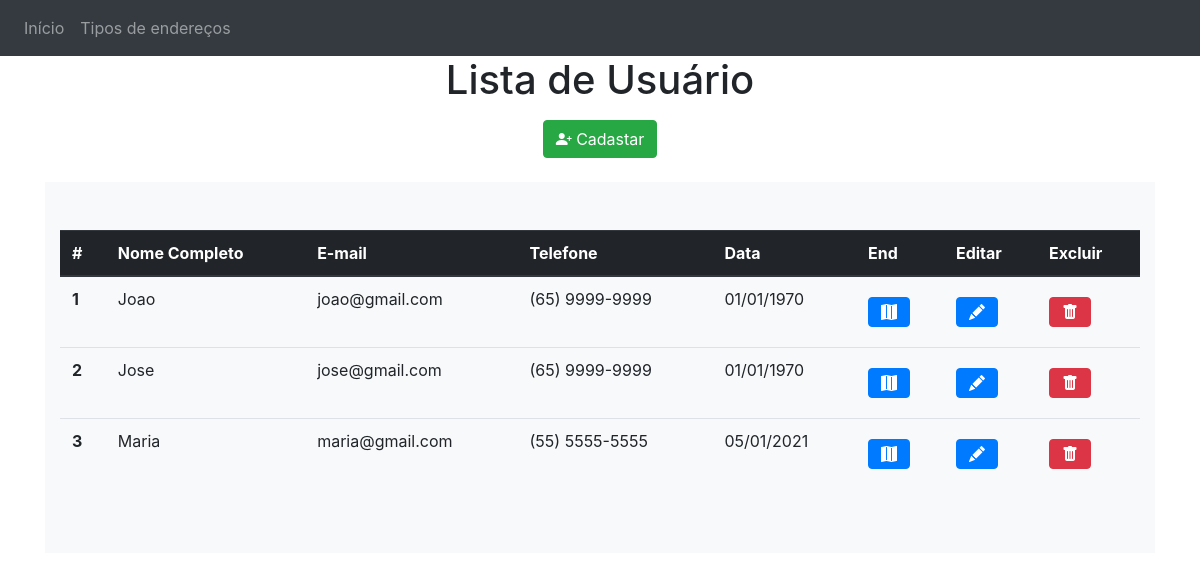
The page / on the database its author committed.
### tables this page shows
CREATE TABLE `usuarios` (
  `codigo_usu` int(9) NOT NULL,
  `nome_usu` varchar(255) NOT NULL,
  `email_usu` varchar(255) NOT NULL,
  `telefone_usu` varchar(14) NOT NULL,
  `cpf_usu` varchar(14) NOT NULL,
  `dt_nasc_usu` date NOT NULL,
  `dt_cadastro_usu` datetime NOT NULL,
  `dt_alteracao_usu` datetime DEFAULT NULL
);

### index.php (called while the page is built, shortened)
<?php
$Usuarios = Usuario::getUsuarios();
require_once __DIR__ . '/includes/header.php';
require_once __DIR__ . '/includes/lista-usuario.php';
require_once __DIR__ . '/includes/footer.php';

### app/Db/Database.php (called while the page is built, shortened)
<?php
class Database {
	private $table;
	private $connection;
	public function __construct($table = null){
		$this->table = $table;
	}
	private function setConnection(){
		try {
			$this->connection = new PDO('mysql:host='.self::HOST.';dbname='.self::NAME,self::USER,self::PASS.'');
		    $this->connection->setAttribute(PDO::ATTR_ERRMODE, PDO::ERRMODE_EXCEPTION);
		    }
		catch(PDOException $e)
		    {
		    	echo "connection failed: " . $e->getMessage();
		    }
	}
	public function execute($query, $params = []) {
		try {
          $statement = $this->connection->prepare($query);
          $statement->execute($params);
          return $statement;
		}
		catch(PDOException $e)
	    {
	    	echo "connection failed: " . $e->getMessage();
	    }
	}
	  public function select($where = null, $order = null, $limit = null, $fields = '*'){
	    $where = strlen($where) ? 'WHERE '.$where : '';
	    $order = strlen($order) ? 'ORDER BY '.$order : '';
	    $limit = strlen($limit) ? 'LIMIT '.$limit : '';
	    $query = 'SELECT '.$fields.' FROM '.$this->table.' '.$where.' '.$order.' '.$limit;
	    return $this->execute($query);
	  }
}

### app/Entity/Usuario.php (called while the page is built, shortened)
<?php
class Usuario {
	  public static function getUsuarios($where = null, $order = null, $limit = null){
	    return (new Database('usuarios'))->select($where,$order,$limit)
	    		->fetchAll(PDO::FETCH_CLASS, self::class);
	  }
}
?>

### includes/lista-usuario.php (the view, shortened to what this page needs)
<section class="text-center">
  <div class="container">
    <h1 class="jumbotron-heading">Lista de Usuário</h1>
    <p>
      <a href="/usuario/insert/" class="btn btn-success my-2"><i class="bi bi-person-plus-fill"></i> Cadastar</a>
    </p>
  </div>
</section>
<div class="album py-5 bg-light">
  <div class="container">
    <div class="row">
        <div class="col-sm-12">
          <table class="table">
          <thead class="thead-dark">
            <tr>
              <th scope="col">#</th>
              <th scope="col">Nome Completo</th>
              <th scope="col">E-mail</th>
              <th scope="col">Telefone</th>
              <th scope="col">Data</th>
              <th scope="col">End</th>
              <th scope="col">Editar</th>
              <th scope="col">Excluir</th>
            </tr>
          </thead>
          <tbody>
<?php
  $resultados = '';
  foreach($Usuarios as $usuario){
               $resultados .=  '   <tr>';
               $resultados .=  '     <th scope="row">'.$usuario->codigo_usu.'</th>';
               $resultados .=  '     <td>'.$usuario->nome_usu.'</td>';
               $resultados .=  '     <td>'.$usuario->email_usu.'</td>';
               $resultados .=  '     <td>'.$usuario->telefone_usu.'</td>';
               $resultados .=  '     <td>'.date('d/m/Y',strtotime($usuario->dt_nasc_usu)) .'</td>';
               $resultados .=  '     <td><a href="/usuario/mapa/'.$usuario->codigo_usu.'/" class="btn btn-primary my-2"><i class="bi bi-map-fill"></i></a></td>';
               $resultados .=  '     <td><a href="/usuario/edit/'.$usuario->codigo_usu.'" class="btn btn-primary my-2"><i class="bi bi-pencil-fill"></i></a></td>';
               $resultados .=  '     <td><a href="/usuario/delete/'.$usuario->codigo_usu.'" class="btn btn-danger my-2"><i class="bi bi-trash-fill"></i></a> </td>';
               $resultados .=  '   </tr>';
   }
   $resultados = strlen($resultados) ? $resultados : '<tr>
                                                         <td colspan="7" class="text-center">
                                                                Nenhuma usúario encontrada
                                                         </td>
                                                      </tr>';
   echo $resultados;
   ?>
                </tbody>
              </table>
            </div>
            </div>
          </div>
      </div>

### includes/header.php (shortened to what this page needs)
<html lang="en">
  <head>
    <link rel="stylesheet" href="/assets/bootstrap4/css/bootstrap.min.css">
    <link rel="stylesheet" href="/assets/bootstrapicons1.5.0/bootstrap-icons.css">
    <link rel="stylesheet" href="/assets/css/custom.css">
    <link rel="stylesheet" href="//code.jquery.com/ui/1.12.1/themes/base/jquery-ui.css">
  </head>
  <body>
      <header>
       <nav class="navbar navbar-expand-md navbar-dark bg-dark">
        <div class="collapse navbar-collapse" id="navbarCollapse">
          <ul class="navbar-nav mr-auto">
            <li class="nav-item">
              <a class="nav-link" href="/usuario">Início</a>
            </li>
            <li class="nav-item">
              <a class="nav-link" href="/tipo">Tipos de endereços</a>
            </li>
          </ul>
        </div>
      </nav>
    </header>
     <main role="main">
      <div class="container">

### includes/footer.php (shortened to what this page needs)
        	</div>
        </main>
  </body>
</html>

### rows shown on the page
usuarios: codigo_usu "1", nome_usu "Joao", email_usu "joao@gmail.com", telefone_usu "(65) 9999-9999", dt_nasc_usu "01/01/1970"
usuarios: codigo_usu "2", nome_usu "Jose", email_usu "jose@gmail.com", telefone_usu "(65) 9999-9999", dt_nasc_usu "01/01/1970"
usuarios: codigo_usu "3", nome_usu "Maria", email_usu "maria@gmail.com", telefone_usu "(55) 5555-5555", dt_nasc_usu "05/01/2021"
